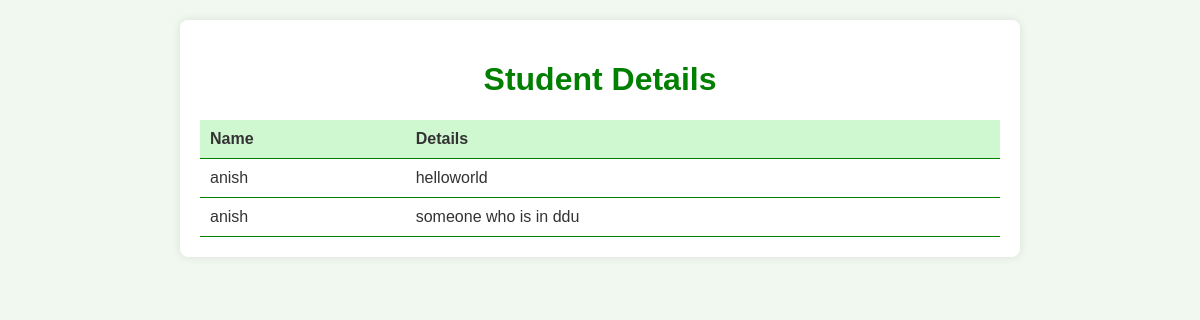
/view_student/, run on an earlier commit of the app's database.
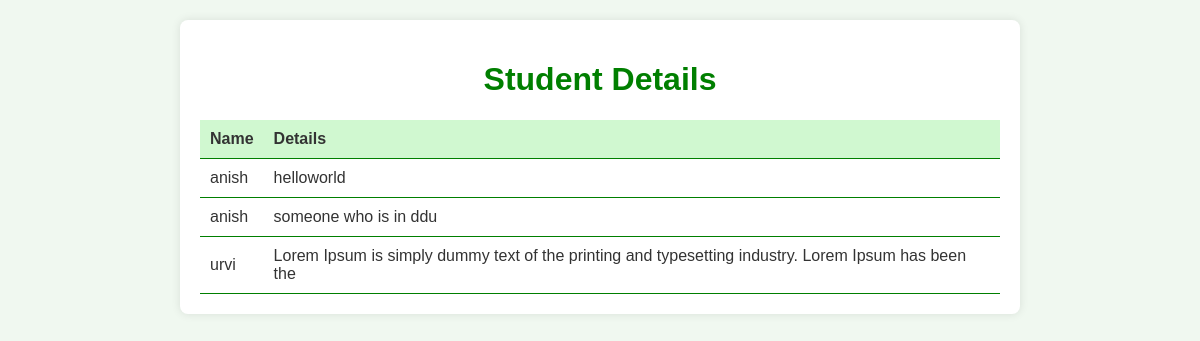
And on a later commit of the database.
### deptmanagementsystem/models.py (models this page shows, shortened)
class Student(models.Model):
    name = models.CharField(max_length=20)
    batchId = models.IntegerField(null=True) #batchno(1,2) + semisternumber(1-8)
    description = models.CharField(max_length = 200)

### deptmanagementsystem/views.py (the view)
# urls.py: path('view_student/', view_student, name='view-student'),
def view_student(request):
    student_details = Student.objects.all()
    return render(request, 'view_student.html', {'students' : student_details})

### templates/view_student.html (shortened to what this page needs)
<!DOCTYPE html>
<html lang="en">
<head>
</head>
<body>
    <div class="container">
        <h1>Student Details</h1>
        <table>
            <thead>
                <tr>
                    <th>Name</th>
                    <th>Details</th>
                </tr>
            </thead>
            <tbody>
                {% for student in students %}
                <tr>
                    <td>{{ student.name }}</td>
                    <td>{{ student.description }}</td>
                </tr>
                {% endfor %}
            </tbody>
        </table>
    </div>
</body>
</html>

What changed in the data, as far as the page shows it:
added Student: name "urvi", description "Lorem Ipsum is simply dummy text of the printing and typesetting industry. Lorem Ipsum has been the"
